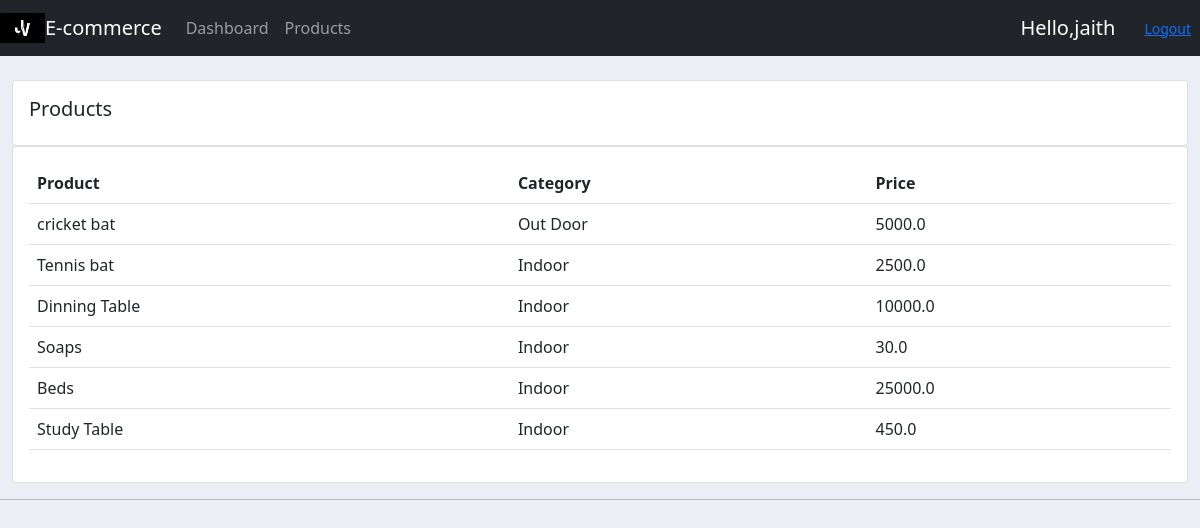
/products/ (signed in), run on the app's committed database.
### customer/models.py (models this page shows, shortened)
class Products(models.Model):
    CATEGORY = (
        ('Indoor','Indoor'),
        ('Out Door','Out Door'),
    )
    name = models.CharField(max_length=200,null=True)
    price = models.FloatField(null=True)
    category = models.CharField(max_length=200,null=True,choices=CATEGORY)
    decription = models.CharField(max_length=200,null=True,blank=True)
    date_created = models.DateTimeField(auto_now_add=True,null=True)
    tags = models.ManyToManyField(Tag)

### customer/decorators.py (the view)
		def wrapper_func(request, *args, **kwargs):
			group = None
			if request.user.groups.exists():
				group = request.user.groups.all()[0].name
			if group in allowed_roles:
				return view_func(request, *args, **kwargs)
			else:
				return HttpResponse('You are not authorized to view this page')

### customer/views.py (called while the page is built)
@login_required(login_url='login')
@allowed_users(allowed_roles=['admin'])
def products(request):
    products = Products.objects.all()
    return render(request,'customer/products.html',{'products':products})

### customer/templates/customer/products.html
{% extends 'customer/main.html' %}
{% block content %}
<br>
		<div class="row">
			<div class="col-md">
				<div class="card card-body">
					<h5>Products</h5>
				</div>
				<div class="card card-body">
					<table class="table">
						<tr>
							<th>Product</th>
							<th>Category</th>
							<th>Price</th>
						</tr>
						{% for i in products %}
						<tr>
							<td>{{i.name}}</td>
							<td>{{i.category}}</td>
							<td>{{i.price}}</td>
						</tr>
						{% endfor %}
					</table>
				</div>
			</div>
		</div>
{% endblock %}

### customer/templates/customer/navbar.html (shortened to what this page needs)
{% load static %}
<nav class="navbar navbar-expand-lg navbar-dark bg-dark">
<img src="{% static 'images/logo.jpg' %}" style="height: 30px;">
  <a class="navbar-brand" href="#">E-commerce</a>
    <div class="collapse navbar-collapse" id="navbarNav">
      <ul class="navbar-nav">
        {% if request.user.is_staff %}
        <li class="nav-item active">
          <a class="nav-link" href="{% url 'home' %}">Dashboard</a>
        </li>
        <li class="nav-item">
          <a class="nav-link" href="{% url 'products' %}">Products</a>
        </li>
        {% else %}
        <li class="nav-item">
          <a class="nav-link" href="{% url 'account' %}">Settings</a>
        </li>
        {% endif %}
      </ul>
    </div>
    <span id="hello-msg">Hello,{{request.user}}</span>
    <span><a class="hello-msg"></a><a class="btn btn-sm btn-link" href="{% url 'logout' %}">Logout</a></span>
  </nav>

### static/css/main.css (style rules this page uses)
body { background-color: #ebeff5; }

### customer/templates/customer/navbar.html (style rules this page uses)
#hello-msg { font-size: 20px; color:#fff; margin-right: 20px; }

### data on the page
Products: name "cricket bat", category "Out Door", price "5000.0"
Products: name "Tennis bat", category "Indoor", price "2500.0"
Products: name "Dinning Table", category "Indoor", price "10000.0"
Products: name "Soaps", category "Indoor", price "30.0"
Products: name "Beds", category "Indoor", price "25000.0"
Products: name "Study Table", category "Indoor", price "450.0"

### other printed values
{{ request.user }} "jaith"
